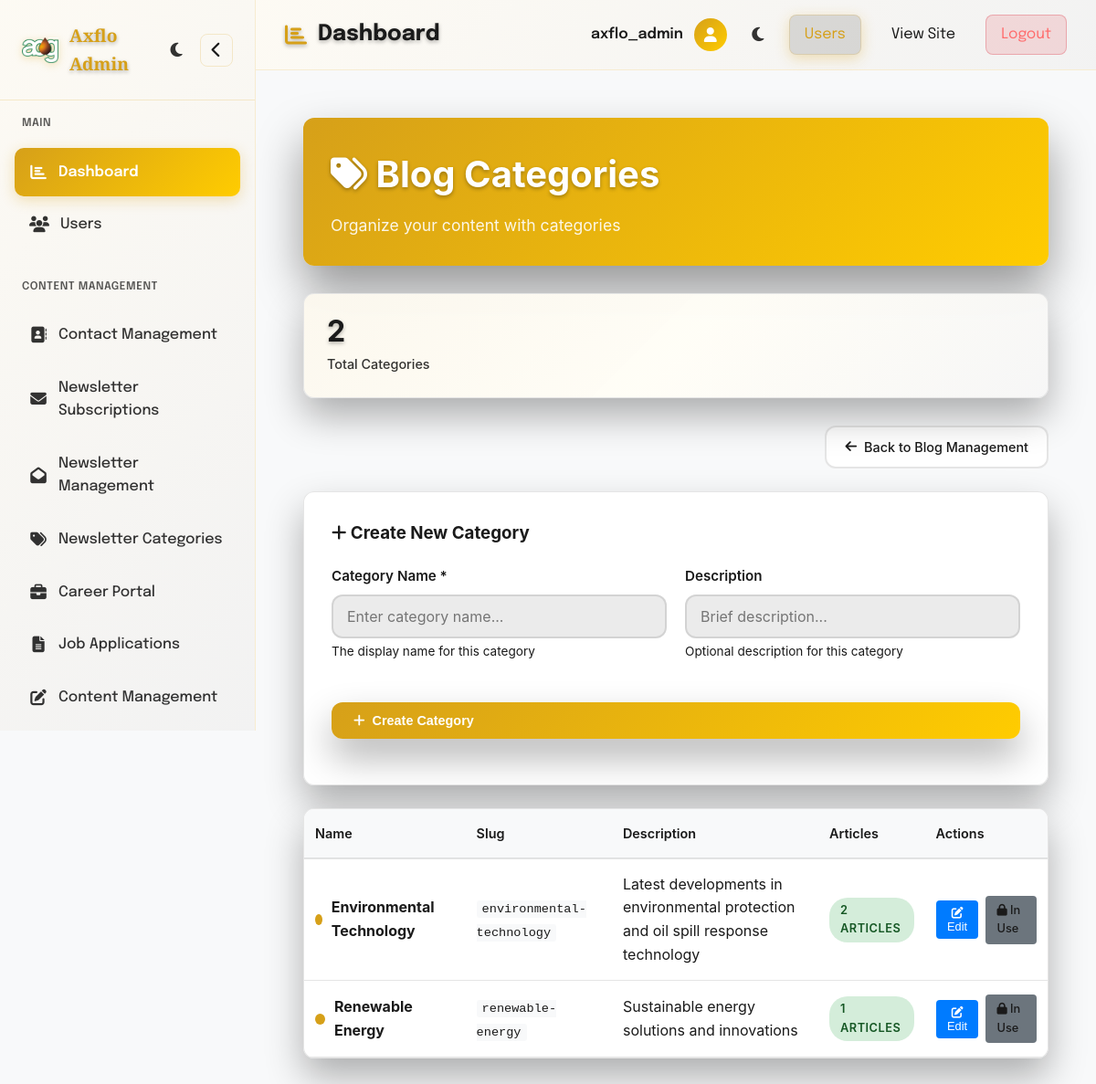
Page /admin-blog-categories/ (signed in) on the committed database.
### axflo_app/models.py (models this page shows, shortened)
class BlogCategory(models.Model):
    name = models.CharField(max_length=100)
    description = models.TextField(blank=True)
    slug = models.SlugField(unique=True)
    class Meta:
        verbose_name_plural = "Blog Categories"
        ordering = ['name']

### axflo_app/views.py (the view, shortened to what this page needs)
# urls.py: path('admin-blog-categories/', views.admin_blog_categories, name='admin_blog_categories'),
def admin_blog_categories(request):
    from django.http import HttpResponseRedirect
    from django.core.paginator import Paginator
    from django.utils.text import slugify
    if not request.user.is_authenticated:
        return HttpResponseRedirect('/admin-login/')
    if not (request.user.is_staff or request.user.is_superuser):
        return HttpResponseRedirect('/admin-login/')
    categories = BlogCategory.objects.all()
    paginator = Paginator(categories, 20)
    page_number = request.GET.get('page')
    page_obj = paginator.get_page(page_number)
    context = {
        'categories': page_obj,
        'total_categories': BlogCategory.objects.count(),
    }
    return render(request, 'axflo_app/admin/blog_categories.html', context)

### axflo_app/templates/axflo_app/admin/blog_categories.html (shortened to what this page needs)
{% extends 'axflo_app/admin/admin_base.html' %}
{% load static %}
{% block content %}
   <link rel="stylesheet" href="{% static 'axflo_app/css/admin_blog.css' %}">
    <div class="admin-blog-container">
        <div class="admin-blog-header">
            <h1><i class="fas fa-tags"></i> Blog Categories</h1>
            <p>Organize your content with categories</p>
        </div>
        <div class="blog-stats">
            <div class="stat-card">
                <div class="stat-number">{{ total_categories }}</div>
                <div class="stat-label">Total Categories</div>
            </div>
        </div>
        <div class="admin-actions">
            <a href="{% url 'axflo_app:admin_blog' %}" class="btn-secondary">
                <i class="fas fa-arrow-left"></i> Back to Blog Management
            </a>
        </div>
        <div class="blog-form">
            <h3 style="margin: 0 0 20px 0; color: var(--text-primary);">
                <i class="fas fa-plus"></i> Create New Category
            </h3>
            <form method="POST">
                <div class="form-row two-columns">
                    <div class="form-group">
                        <label for="name" class="form-label">Category Name *</label>
                        <input type="text" id="name" name="name" class="form-input"
                               placeholder="Enter category name..." required>
                        <div class="form-help">The display name for this category</div>
                    </div>
                    <div class="form-group">
                        <label for="description" class="form-label">Description</label>
                        <input type="text" id="description" name="description" class="form-input"
                               placeholder="Brief description...">
                        <div class="form-help">Optional description for this category</div>
                    </div>
                </div>
                <div class="form-row">
                    <button type="submit" class="btn-primary">
                        <i class="fas fa-plus"></i> Create Category
                    </button>
                </div>
            </form>
        </div>
        <div class="blog-table-container">
            {% if categories %}
            <table class="blog-table">
                <thead>
                    <tr>
                        <th>Name</th>
                        <th>Slug</th>
                        <th>Description</th>
                        <th>Articles</th>
                        <th>Actions</th>
                    </tr>
                </thead>
                <tbody>
                    {% for category in categories %}
                    <tr>
                        <td>
                            <div style="display: flex; align-items: center; gap: 10px;">
                                <div style="width: 12px; height: 12px; background: var(--primary-gold); border-radius: 50%;"></div>
                                <strong>{{ category.name }}</strong>
                            </div>
                        </td>
                        <td>
                            <code style="background: var(--bg-grey); padding: 2px 6px; border-radius: 3px; font-size: 0.85rem;">
                                {{ category.slug }}
                            </code>
                        </td>
                        <td>{{ category.description|default:"No description" }}</td>
                        <td>
                            <span class="status-badge status-published">
                                {{ category.newsarticle_set.count }} articles
                            </span>
                        </td>
                        <td>
                            <div class="table-actions">
                                <button onclick="editCategory({{ category.id }}, '{{ category.name|escapejs }}', '{{ category.description|escapejs }}')"
                                        class="btn-sm btn-edit">
                                    <i class="fas fa-edit"></i> Edit
                                </button>
                                {% if category.newsarticle_set.count == 0 %}
                                <button onclick="deleteCategory({{ category.id }}, '{{ category.name|escapejs }}')"
                                        class="btn-sm btn-delete">
                                    <i class="fas fa-trash"></i> Delete
                                </button>
                                {% else %}
                                <span class="btn-sm" style="background: #6c757d; cursor: not-allowed;" title="Cannot delete category with articles">
                                    <i class="fas fa-lock"></i> In Use
                                </span>
                                {% endif %}
                            </div>
                        </td>
                    </tr>
                    {% endfor %}
                </tbody>
            </table>
            {% endif %}
        </div>
    </div>
{% endblock %}

### axflo_app/templates/axflo_app/admin/components/admin_header.html (shortened to what this page needs)
<header class="main-header">
    <div class="header-left">
        <h1 class="page-title">
            <i class="fas {{ page_icon|default:'fa-chart-bar' }} page-icon"></i>
            {{ page_title|default:'Dashboard' }}
        </h1>
    </div>
    <div class="header-right">
        <div class="user-info">
            <span class="user-name">{{ request.user.username|default:'Admin' }}</span>
            <div class="user-avatar">
                <i class="fas fa-user"></i>
            </div>
        </div>
        <button class="theme-toggle" id="themeToggle2">
            <i class="fas fa-moon"></i>
        </button>
        <nav class="admin-nav">
            <a href="/admin-users/" class="current">Users</a>
            <a href="/" target="_blank">View Site</a>
            <a href="/admin-logout/" class="logout-btn">Logout</a>
        </nav>
    </div>
</header>

### axflo_app/static/axflo_app/css/base.css (style rules this page uses)
:root { --primary-gold: #d6a019; --primary-gold-light: #ffcc00; --bg-dark: #0a0a0a; --bg-light: #fafafa; --bg-glass: rgba(255, 255, 255, 0.08); --bg-glass-hover: rgba(255, 255, 255, 0.12); --text-primary: #1a1a1a; --text-secondary: rgba(26, 26, 26, 0.7); --text-tertiary: rgba(26, 26, 26, 0.5); --text-dark: #000000; --text-white: #ffffff; --text-light-alpha: rgba(255, 255, 255, 0.9); --text-light-secondary: rgba(255, 255, 255, 0.7); --border-glass: rgba(214, 160, 25, 0.3); --shadow-primary: 0 20px 40px rgba(0, 0, 0, 0.1); --shadow-hover: 0 25px 50px rgba(0, 0, 0, 0.4); --blur-amount: 20px; --transition: all 0.6s cubic-bezier(0.25, 0.46, 0.45, 0.94); --transition-smooth: all 0.4s cubic-bezier(0.25, 0.46, 0.45, 0.94); --transition-bounce: all 0.6s cubic-bezier(0.68, -0.55, 0.265, 1.55); --background: rgb(214, 160, 25); --hover-color: #ffcc00; --primary-gradient: rgba(0, 0, 0, 0.8); --secondary-gradient: rgba(0, 0, 0, 1); --shadow-color: rgba(0, 0, 0, 0.3); --overlay-color: rgba(0, 0, 0, 0.5); --accent-glow: rgba(214, 160, 25, 0.3); --glass-border: rgba(214, 160, 25, 0.2); --news-section-bg: #141414; --card-bg: rgba(20, 20, 20, 0.6); --card-border: rgba(214, 160, 25, 0.15); --gradient-overlay: linear-gradient(135deg, rgba(214, 160, 25, 0.1) 0%, rgba(0, 0, 0, 0.3) 100%); --gradient-mesh: linear-gradient(135deg, rgba(214, 160, 25, 0.15) 0%, rgba(255, 204, 0, 0.08) 50%, rgba(0, 0, 0, 0.3) 100%); --footer-bg: rgb(214, 160, 25); --footer-text: #000; --footer-link-hover: rgb(214, 160, 25); --footer-border: #fff; }
* { margin: 0; padding: 0; box-sizing: border-box; }
body { font-family: 'Epilogue', sans-serif; line-height: 1.6; color: var(--text-primary); background: var(--bg-light); overflow-x: hidden; }
.stat-number { font-size: 1.5rem; font-weight: 700; color: var(--text-primary); display: block; }
.stat-label { font-size: 0.875rem; color: rgba(255, 255, 255, 0.8); margin-top: 0.25rem; }

### rows in the picture
BlogCategory: name "Environmental Technology", slug "environmental-technology", description "Latest developments in environmental protection and oil spill response technology", newsarticle_set.count "2", shows "In Use"
BlogCategory: name "Renewable Energy", slug "renewable-energy", description "Sustainable energy solutions and innovations", newsarticle_set.count "1", shows "In Use"

### other values in the picture
{{ page_title|default:'Dashboard' }} "Dashboard"
{{ request.user.username|default:'Admin' }} "axflo_admin"
{{ total_categories }} "2"
